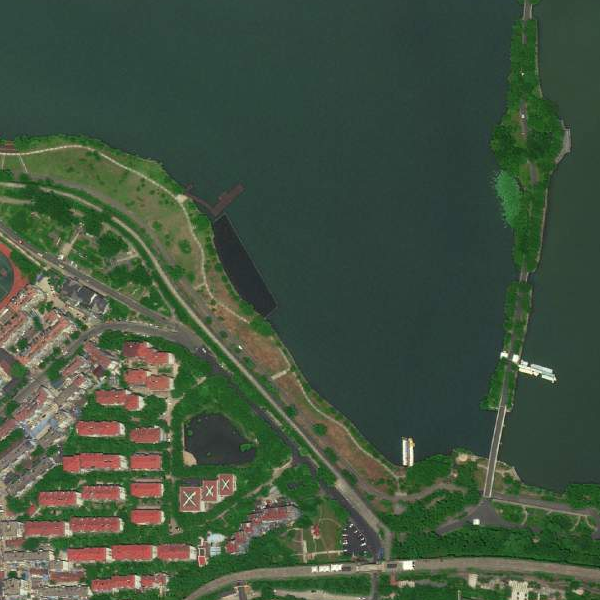
#> input picture week14/homework_img.tif, 600 x 600 px
$ python 'CV2 k-means.py'
#> lines starting #> are read from the running program, lines starting #| are printed output that depends on the picture
import numpy as np
import cv2 as cv
import matplotlib.pyplot as plt

img = cv.imread('homework_img.tif')
#> img is the input picture: shape (600, 600, 3); mean B, G, R 64, 83.1, 66
Z = img.reshape((-1,3))
rows, cols, dims = img.shape
#> rows = 600; cols = 600; dims = 3
res2 = np.zeros((img.shape), dtype=np.float32)

# convert to np.float32
Z = np.float32(Z)

# 定义颜色
cmap = np.array([[1, 0, 0], [0, 1, 0], [0, 0, 1], [0, 57, 77], [0, 255, 255]])

# 分别输出迭代1~9次的结果
for i in range(9):
    # define criteria and K
    criteria = (cv.TERM_CRITERIA_EPS + cv.TERM_CRITERIA_MAX_ITER, i+1, 1.0)
    K = 5
    ret,label,center = cv.kmeans(Z,K,None,criteria,0,cv.KMEANS_PP_CENTERS)

    # match color map
    res = cmap[label.flatten()]
    for n in range(3):
        res2[:,:,n] = res[:,n].reshape(rows, cols)

    plt.subplot(3, 3, (i + 1))
    plt.imshow(res2.copy()[:, :, ::-1])  ##BGR到RGB
    plt.title(str(i + 1))
    plt.xticks([])
    plt.yticks([])
#> this loop made 9 passes
#> ret on passes 1 to 9: 108621978.8, 120105830.9, 114667643.4, 144500388.7, 110839928.3, 118798815.3, 109192266.3, 105980730.3, 118263052.1
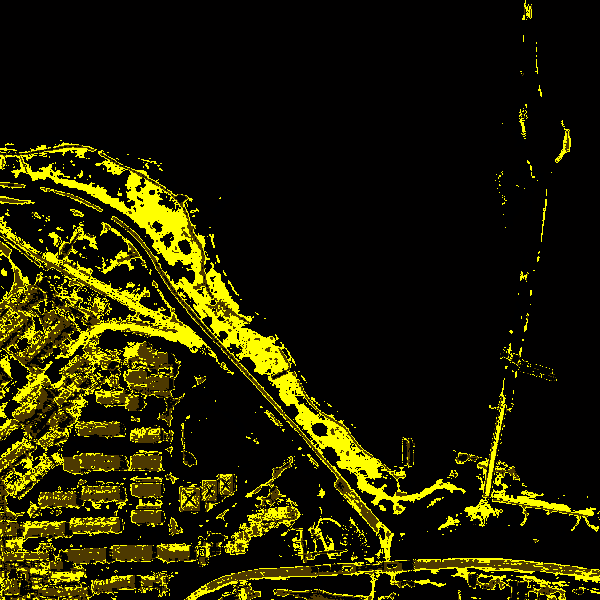
#> res2: shape (600, 600, 3) float32; mean of channels 0, 1, 2 0.1, 31.6, 33.8; drawn as B, G, R

plt.show()
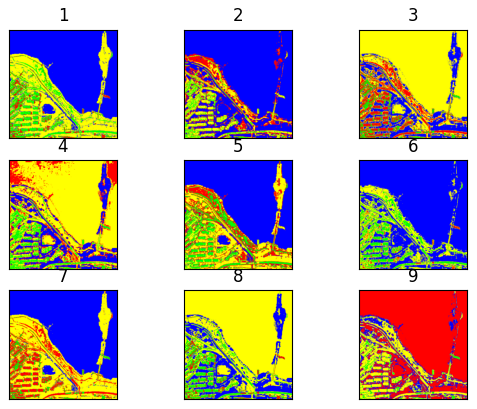
#> figure drawn by matplotlib, 9 panels
